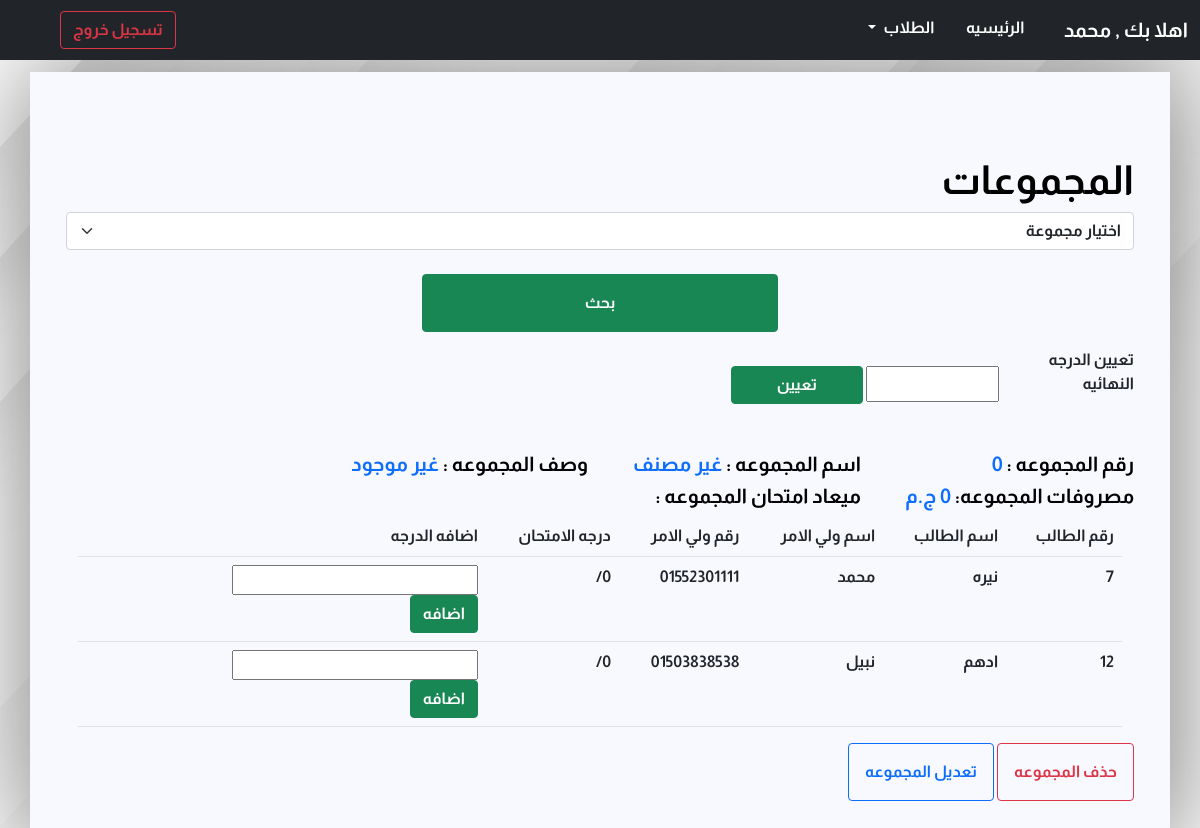
Screenshot of /student_exams.php?group=0 (signed in) with the database file from the repository.
### tables this page shows
CREATE TABLE `groups` (
  `id` int(11) NOT NULL,
  `name` varchar(50) NOT NULL,
  `description` varchar(100) NOT NULL,
  `teacher` int(11) NOT NULL,
  `price` int(11) NOT NULL DEFAULT 0
);

CREATE TABLE `students` (
  `id` int(11) NOT NULL,
  `first_name` varchar(60) NOT NULL,
  `last_name` varchar(60) NOT NULL,
  `phone` varchar(60) NOT NULL,
  `paid` int(11) NOT NULL DEFAULT 0,
  `total` int(11) NOT NULL DEFAULT 0,
  `grade` int(11) NOT NULL DEFAULT 0,
  `exam` int(11) DEFAULT 0,
  `attendance` int(100) NOT NULL DEFAULT 0,
  `absence` int(100) NOT NULL DEFAULT 0,
  `active` tinyint(4) NOT NULL DEFAULT 1
);

### student_exams.php (the view, shortened to what this page needs)
<?php
include('start.php') ;
include('navbar.php') ;
?>
<?php
$connection = mysqli_connect('localhost' , 'root' , '' , 'center_manger') ;
if(isset($_GET['group'])){
  $group = $_GET['group'] ;
  $sql_title = "SELECT * FROM groups WHERE id = $group ";
  $group_data_title = mysqli_query($connection , $sql_title) ;
  $group_title = mysqli_fetch_assoc($group_data_title) ;
  }
?>
<div class="container box arabic">
<h1 class="font-weight-bold text-black mt-5">المجموعات</h1>
    <div class="row">
        <div class = "col-12">
        <form action="student_exams.php" method="get">
<select class="form-select col-3" name='group'>
  <option value='0' selected>اختيار مجموعة</option>
</select>
<div class="form-group col-lg-12 mt-2 d-flex justify-content-center" >
  <button class="btn btn-success col-lg-4 col-sm-10 m-3 p-3  ">بحث</button>
    </div>
    </form>
    </div>
    </div>
    <form action="student_exams.php" class="form-inline" method="POST">
      <div class="form-group row">
        <div class="col-lg-9 col-sm-12">
        <label for="fname" class="col-lg-2  col-sm-4" >تعيين الدرجه النهائيه </label>
        <input type="text" name="exam" class=" col-lg-2 p-1 col-sm-2">
        <button type="submit" class=" btn btn-success  col-lg-2 col-sm-3">تعيين</button>
        </div>
      </div>
    </form>
<?php if(isset($group_title['id']) && isset($group_title['name'])){
      $student_group_id = $group_title['id'] ;
      $student_group_name = $group_title['name'] ;
      $student_group_price = $group_title['price'] ;
      $student_group_description = $group_title['description'] ;
?>
        <div class='row'>
          <h5 class="font-weight-bold text-black mt-5 col-lg-3 col-sm-12 ">رقم المجموعه : <span class="text-primary"><?php echo $student_group_id  ; ?></span></h5>
          <h5 class="font-weight-bold text-black mt-5 col-lg-3 col-sm-12 ">اسم المجموعه : <span class="text-primary"><?php echo $student_group_name ; ?></span></h5>
          <h5 class="font-weight-bold text-black mt-5 col-lg-6 col-sm-12 ">وصف المجموعه : <span class="text-primary"><?php echo $student_group_description; ?></span></h5>
        </div>
        <div class='row'>
          <h5 class="font-weight-bold text-black col-lg-3 col-sm-12 ">مصروفات المجموعه: <span class="text-primary"><?php echo $student_group_price . " ج.م " ; ?></span></h5>
          <h5 class="font-weight-bold text-black col-lg-3 col-sm-12 "> ميعاد امتحان المجموعه : <span class="text-primary"><?php  ?></span></h5>
        </div>
<?php } ?>
<div class="container arabic">
    <table class="table table-stripped table-responsive-sm  ">
        <tr>
            <th>رقم الطالب</th>
            <th> اسم الطالب</th>
            <th> اسم ولي الامر</th>
            <th> رقم ولي الامر</th>
            <th>درجه الامتحان</th>
            <th>اضافه الدرجه</th>
        </tr>
        <?php
        if (isset($student_group_id)){
$teacher_id = $_SESSION['teacher_id'] ;
$sql = " SELECT * FROM classes WHERE teacher_id =  '$teacher_id' AND group_id = $student_group_id "  ;
$students_list = mysqli_query($connection, $sql);
while($students_list_assoc = mysqli_fetch_assoc($students_list)){
$student_id = $students_list_assoc['student_id'] ;
$sql2 = " SELECT * FROM students WHERE id =  $student_id AND active = 1"  ;
$student_data = mysqli_query($connection, $sql2);
while($student = mysqli_fetch_assoc($student_data)){  ?>
        <tr>
            <td><?php if(isset($student['id']) ){ echo $student['id'] ;} ?></td>
            <td><?php if(isset($student['first_name']) ){ echo $student['first_name'] ;}?></td>
            <td><?php if(isset($student['last_name']) ){ echo $student['last_name'] ;}?></td>
            <td><?php if(isset($student['phone']) ){ echo $student['phone'] ;}?></td>
            <td><?php if(isset($student['exam']) ){ echo $student['exam'] ;}?>/</td>
            <td>
              <form action="post" class="form-inline" action="student_exams.php">
                <div class="form-group row">
                  <div class="col-lg-9 col-sm-12">
                  <input type="text" name="exam" class=" ">
                  <button type="submit" class=" btn btn-success  ">اضافه</button>
                  </div>
                </div>
              </form>
            </td>
        </tr>
        <?php }}}?>
    </table>
</div>
<div>
<?php
        if(isset($student_group_id)){
          echo "<button href='#' class='btn btn-outline-danger p-3' data-toggle='modal' data-target='#delete'>حذف المجموعه</button>" ;
        ?>
<?php
echo "<button href='#' class='btn btn-outline-primary p-3' data-toggle='modal' data-target='#edit'>تعديل المجموعه</button>" ;
}
?>
</div>
    </div>
<?php
include('end.php')
?>

### style.css (style rules this page uses)
html, body { height: 100%; width: 100%; scroll-behavior: smooth; padding-top: 3%; background-image:url("img/4.png") ; background-repeat: no-repeat; background-position: center; background-size: cover; }
.arabic { font-family: "arabic"; }
.box { margin: auto; padding: 3%; height: auto; background-color: ghostwhite; box-shadow:3px 3px 100px 10px #888888 ; }

### rows the page displays
groups: id "0", name "غير مصنف", description "غير موجود"
students: id "7", first_name "نيره", last_name "محمد", phone "01552301111", exam "0"
students: id "12", first_name "ادهم", last_name "نبيل", phone "01503838538", exam "0"

### other values shown
$teacher_name "محمد"
